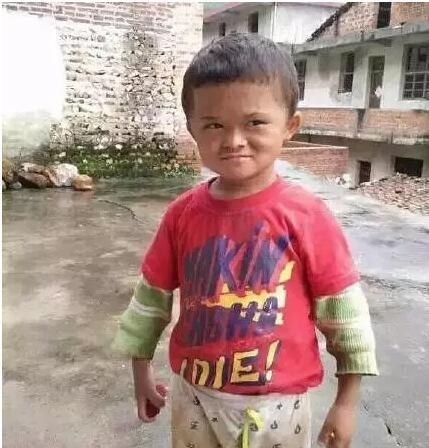
#> input picture 2021.11/20211103/img/pic.jpeg, 429 x 448 px
$ python test06.py
#> lines starting #> are read from the running program, lines starting #| are printed output that depends on the picture
import numpy as np
from PIL import Image

img = Image.open("../img/pic.jpeg")
#> img is the input picture: PIL image 429x448 RGB; mean R, G, B 172.6, 145.2, 138.6
img = img.resize((430,448))
#> img: PIL image 430x448 RGB
img_data = np.array(img)
print(img_data.shape)
#| (448, 430, 3)
#w,h 切分为[2,h/2,2,w/2,3]
img_data = img_data.reshape((2,448//2,2,430//2,3))
print("切分之后的形状：",img_data.shape)#(2, 224, 2, 215, 3)
#| 切分之后的形状： (2, 224, 2, 215, 3)
#(2, 224, 2, 215, 3)==》（2，2，224，215，3）
img_data = img_data.transpose(0,2,1,3,4)
print("转置之后的形状：",img_data.shape)
#| 转置之后的形状： (2, 2, 224, 215, 3)
#转置之后通过reshape重新设置形状，变为4张图像
img_data = img_data.reshape(-1,224,215,3)
print("转置之后通过reshape重新设置形状:",img_data.shape)
#| 转置之后通过reshape重新设置形状: (4, 224, 215, 3)
#从最外层切分，切分为4块，每一块是一个小图
img_arr = np.split(img_data,4,axis=0)
#> img_arr = 4 items
for i,img_id in enumerate(img_arr):
    img = Image.fromarray(img_id[0])
    img.save(f"../img/s{i}.jpg")
#> this loop made 4 passes
#> pass 1, `img = Image.fromarray(img_id[0])`:
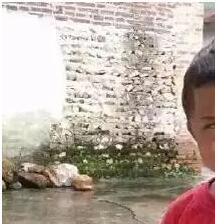
#> img: PIL image 215x224 RGB; mean R, G, B 183, 169.7, 159.9
#> pass 2, `img = Image.fromarray(img_id[0])`:
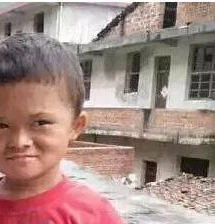
#> img: PIL image 215x224 RGB; mean R, G, B 163.6, 137.3, 130.9
#> pass 3, `img = Image.fromarray(img_id[0])`:
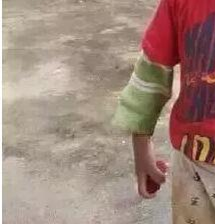
#> img: PIL image 215x224 RGB; mean R, G, B 160.3, 135.2, 123.8
#> after the loop:
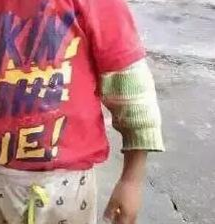
#> img: PIL image 215x224 RGB; mean R, G, B 183.6, 138.5, 139.9

$ run again, with 2021.11/20211103/img/cat.jpg copied over 2021.11/20211103/img/pic.jpeg
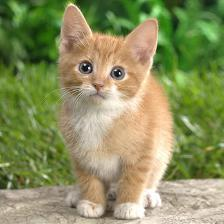
#> input picture 2021.11/20211103/img/cat.jpg, 224 x 224 px
#> img is the input picture: PIL image 224x224 RGB; mean R, G, B 139.6, 144.6, 95.7
#> `img = img.resize((430,448))`:
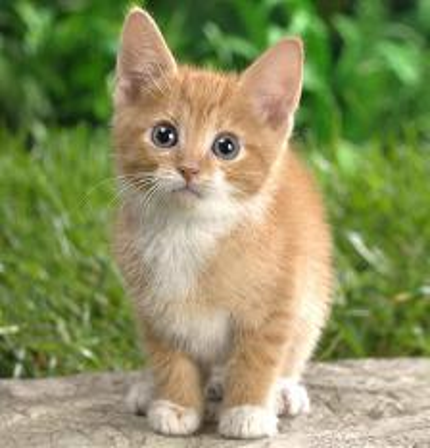
#> img: PIL image 430x448 RGB; mean R, G, B 139.6, 144.6, 95.7
#| (448, 430, 3)
#| 切分之后的形状： (2, 224, 2, 215, 3)
#| 转置之后的形状： (2, 2, 224, 215, 3)
#| 转置之后通过reshape重新设置形状: (4, 224, 215, 3)
#> img_arr = 4 items
#> the loop `for i,img_id in enumerate(img_arr):` made 4 passes
#> after the loop `for i,img_id in enumerate(img_arr):`:
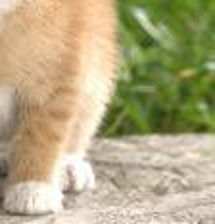
#> img: PIL image 215x224 RGB; mean R, G, B 179.1, 168.7, 129.8
